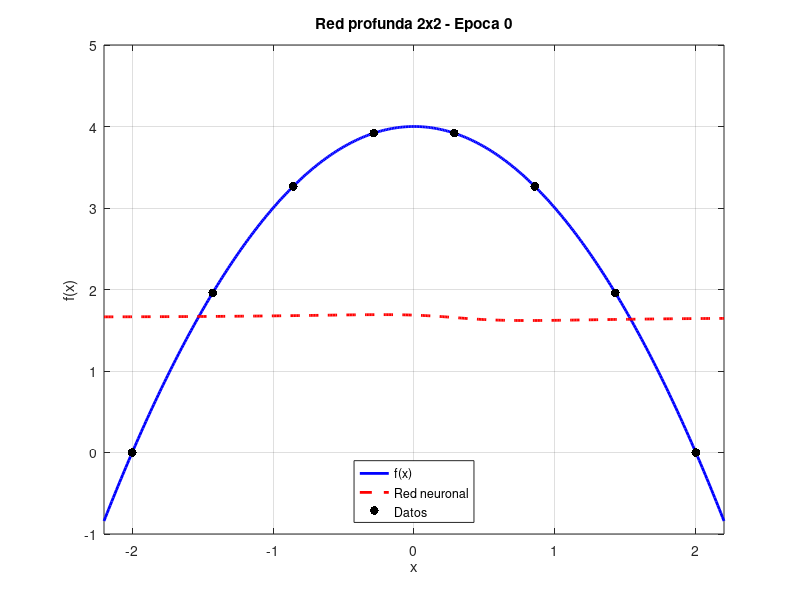

MATLAB code for this plot: (Note: this script raises an error after producing the figure.)
%% Aproximacion de f(x) = 4 - x^2
% Red neuronal PROFUNDA 2x2
% Activacion sigmoide
% Entrenamiento con descenso del gradiente
% Visualizacion en GIF y funcion de perdida
clear; close all; clc;
%% ---------------- DATOS ----------------
x_train = linspace(-2,2,8);
y_train = 4 - x_train.^2;
f = @(x) 4 - x.^2;
%% ---------------- ACTIVACION ------------
A  = @(x) 1 ./ (1 + exp(-x));
dA = @(x) A(x) .* (1 - A(x));
%% ---------------- INICIALIZACION --------
rng(1)
% Capa 1
w = 2*randn(1,2);
b = randn(1,2);
% Capa 2
V = randn(2,2);
d = randn(1,2);
% Salida
a = randn(1,2);
c = randn;
%% ---------------- ENTRENAMIENTO ---------
eta = 0.04;
epochs = 300;
Loss_hist = zeros(1, epochs+1);  % <-- almacenar funcion de perdida
%% ---------------- DOMINIO PARA GRAFICAS -------
x_plot = linspace(-2.2,2.2,400);
y_true = f(x_plot);
%% ---------------- GIF -------------------
gif_filename = fullfile(getenv('USERPROFILE'), ...
  'Downloads','entrenamiento_profunda_2x2.gif');
figure
for epoch = 0:epochs
  %% -------- FORWARD --------
  y1 = A(w(1)*x_train + b(1));
  y2 = A(w(2)*x_train + b(2));
 
  z3 = V(1,1)*y1 + V(1,2)*y2 + d(1);
  z4 = V(2,1)*y1 + V(2,2)*y2 + d(2);
 
  y3 = A(z3);
  y4 = A(z4);
 
  y_pred = a(1)*y3 + a(2)*y4 + c;
 
  %% -------- ERROR ---------
  error = y_pred - y_train;
  Loss_hist(epoch+1) = sum(error.^2);   % <-- guardar loss
  %% -------- GRADIENTES ---------
  da(1) = sum(error .* y3);
  da(2) = sum(error .* y4);
  dc    = sum(error);
 
  dz3 = error .* a(1) .* dA(z3);
  dz4 = error .* a(2) .* dA(z4);
 
  dV(1,1) = sum(dz3 .* y1);
  dV(1,2) = sum(dz3 .* y2);
  dV(2,1) = sum(dz4 .* y1);
  dV(2,2) = sum(dz4 .* y2);
  dd(1) = sum(dz3);
  dd(2) = sum(dz4);
 
  dy1 = dz3.*V(1,1) + dz4.*V(2,1);
  dy2 = dz3.*V(1,2) + dz4.*V(2,2);
 
  dw(1) = sum(dy1 .* dA(w(1)*x_train + b(1)) .* x_train);
  dw(2) = sum(dy2 .* dA(w(2)*x_train + b(2)) .* x_train);
  db(1) = sum(dy1 .* dA(w(1)*x_train + b(1)));
  db(2) = sum(dy2 .* dA(w(2)*x_train + b(2)));
 
  %% -------- UPDATE ---------
  a = a - eta*da;
  c = c - eta*dc;
  V = V - eta*dV;
  d = d - eta*dd;
  w = w - eta*dw;
  b = b - eta*db;
  %% -------- VISUALIZACION --------
  if mod(epoch,20)==0 || epoch==epochs
      y1p = A(w(1)*x_plot + b(1));
      y2p = A(w(2)*x_plot + b(2));
      y3p = A(V(1,1)*y1p + V(1,2)*y2p + d(1));
      y4p = A(V(2,1)*y1p + V(2,2)*y2p + d(2));
      y_net = a(1)*y3p + a(2)*y4p + c;
     
      plot(x_plot,y_true,'b','LineWidth',2); hold on
      plot(x_plot,y_net,'r--','LineWidth',2)
      scatter(x_train,y_train,40,'k','filled')
      hold off
      grid on
      axis([-2.2 2.2 -1 5])
      xlabel('x')
      ylabel('f(x)')
      title(['Red profunda 2x2 - Epoca ',num2str(epoch)])
      legend('f(x)','Red neuronal','Datos','Location','South')
      drawnow
     
      %% --------- GUARDAR GIF -----
      frame = getframe(gcf);
      im = frame2im(frame);
      [A_gif,map] = rgb2ind(im,256,'nodither');
      if epoch == 0
          imwrite(A_gif,map,gif_filename,'gif', 'LoopCount',Inf,'DelayTime',0.5);
      else
          imwrite(A_gif,map,gif_filename,'gif', 'WriteMode','append','DelayTime',0.5);
      end
  end
end
